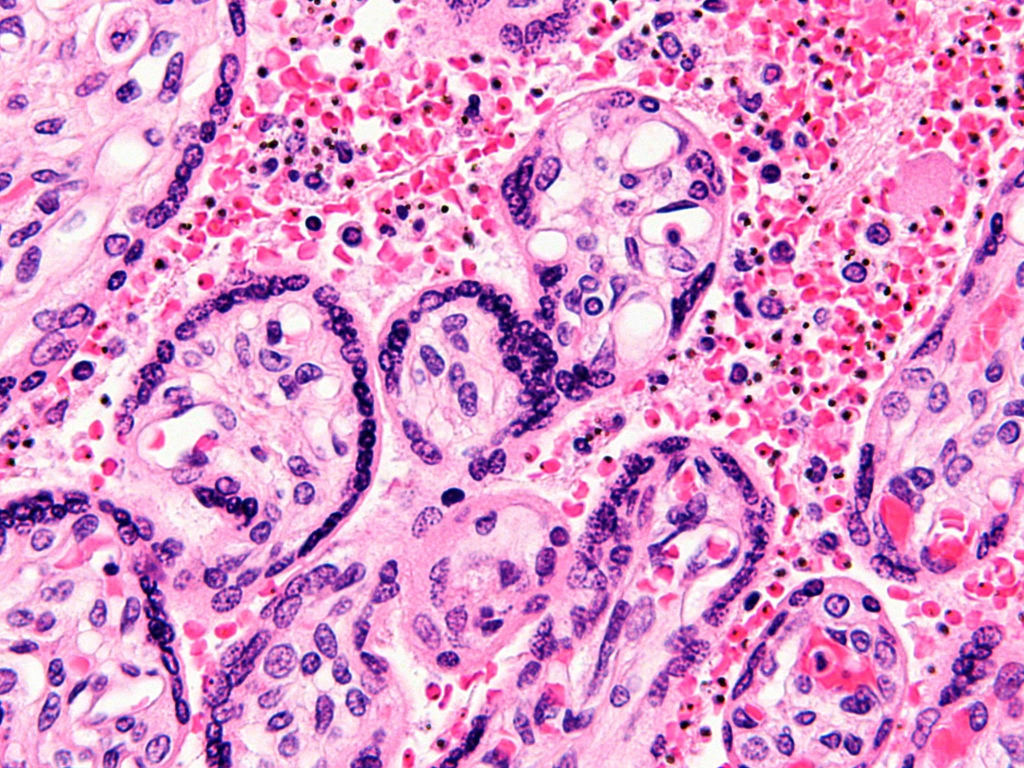
//> input picture States/States/Leukemia eh.jpg, 2048 x 1536 px (shown at 1/2 size)
$ ./Source   (built with g++ and OpenCV 4)
//> lines starting //> are read from the running program, lines starting //| are printed output that depends on the picture; after the words box and inside, x2 and y2 are one past the last pixel; in counts of white or black regions, pixels touching at a corner belong together
#include "opencv2/highgui/highgui.hpp"
#include "opencv2/imgproc/imgproc.hpp"
#include <iostream>
#include <stdio.h>
#include <stdlib.h>
using namespace cv;
using namespace std;

//Creation of Mats and default threshold value for the trackbar
Mat src, gray, small, srcclone;
int threshval = 25;

int current = 0;

// Create a function that allows us to mark-off the leukemia cells based on our trackbar (as it controls the thresholds)
static void on_trackbar(int, void*) {
	// Create a Mat object and have it grayed
	Mat bw = threshval < 128 ? (gray < threshval) : (gray > threshval);
	//imshow( "threshold", bw );
	// Make two vectors to store the contour points and image information
	vector<Vec4i> hierarchy;
	vector<vector<Point> > contours;
	// Find the contours in the image
	findContours(bw, contours, hierarchy, CV_RETR_LIST, CV_CHAIN_APPROX_SIMPLE);
	// Have srcclone set to be a clone of src
	srcclone = src.clone();

	// Create a Mini Rect called minRect to use for leukemia marking
	Rect minRect;


	// Loop for when i is less than the size of the contours Vector
	for (size_t i = 0; i < contours.size(); ++i)
	{
		// Calculate the area of each contour
		double area = contourArea(contours[i]);

		// Ignore contours that are too small or too large
		// if (area < 1e2 || 1e5 < area) continue;

		// Set minRect to boundingRect for each of the contours
		minRect = boundingRect(Mat(contours[i]));


		if (minRect.height < 20) continue;
		// Create a color that is Green
		Scalar color = Scalar(0, 255, 0);

		// If the rectangle ........
		if (minRect.height < 50 | minRect.height > minRect.width * 2) {
			color = Scalar(0, 0, 255);
			//cout << "This is B 244";
		}
		// Mark the leukemia blood cells with a bounding rectangle
		rectangle(srcclone, minRect, color, 2, 8);
		// Current increments everytime there is a bounding rectangle. Since new bounding rectangles are made with every
		// trackbar increase/decrease, current will be a large number.
		// This is done because there is not count() or size() function for Rects in the OpenCV library.
		current++;

		// Draw each contour only for visualization purposes
		//  drawContours(srcclone, contours, static_cast<int>(i), Scalar(0, 0, 255), 2, 8, hierarchy, 0);
		// Find the orientation of each shape
	}

	//cout << contours.size();
	//cout << " ";
	imwrite("result.jpg", srcclone);
	resize(srcclone, small, Size(src.cols / 2, src.rows / 2));
	imshow("Connected Components", small);
	// Since current incremented everytime we made a new rectangle, we have to take the difference of the last two numbers
	// for our cell count.

	cout << current;
	cout << "\n";
}


int main(int argc, const char** argv)
{
	src = imread("Leukemia eh.jpg");
//> src is the input picture: 1536 rows x 2048 cols, CV_8UC3; mean B, G, R 201.3, 147.4, 219.9
	if (src.empty())
	{
		cout << "Could not read input image file: " << endl;
		return -1;
	}


	cvtColor(src, gray, COLOR_BGR2GRAY);
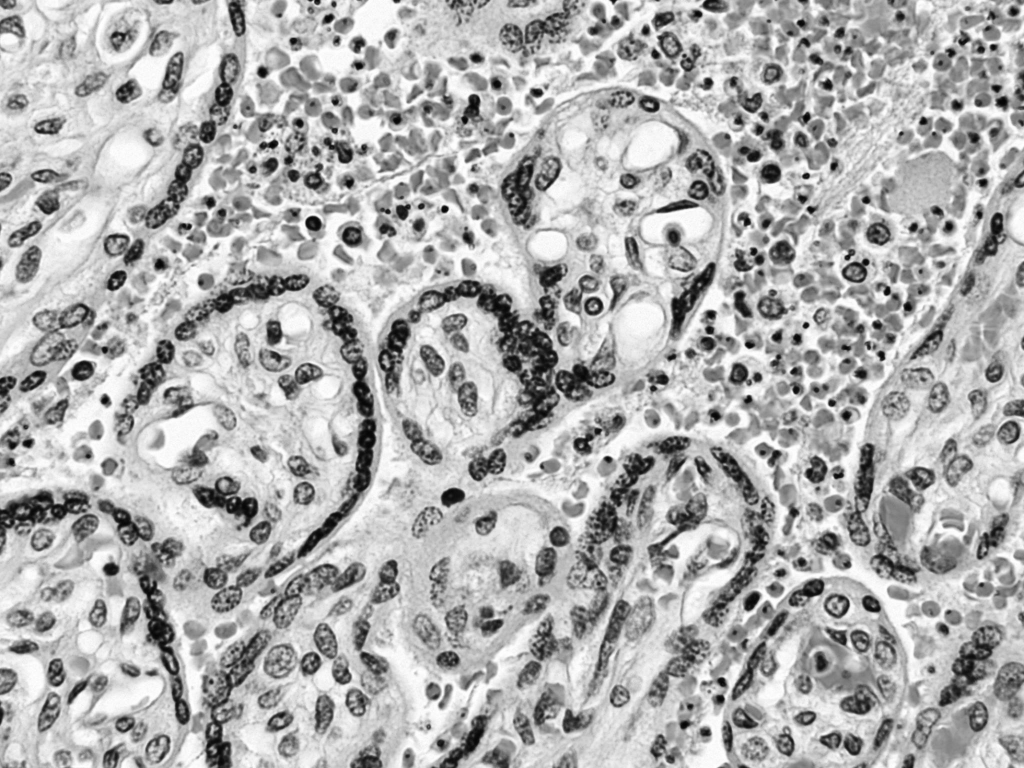
//> gray: 1536 rows x 2048 cols, CV_8UC1 (shown at 1/2 size); min 2, max 255, mean 175.2


	// you can try different values below
	GaussianBlur(gray, gray, Size(5, 5), 1, 1);
	Mat kernel = Mat::ones(3, 3, CV_8UC1);
	dilate(gray, gray, kernel);
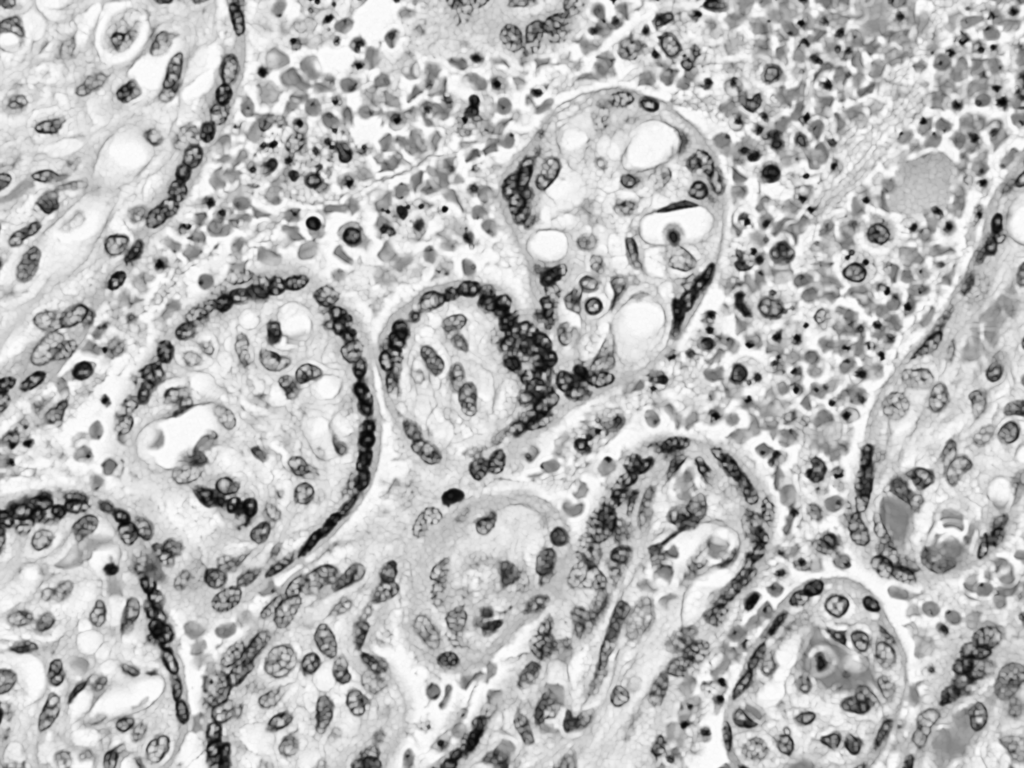
//> gray: 1536 rows x 2048 cols, CV_8UC1 (shown at 1/2 size); min 6, max 255, mean 184.8


	namedWindow("Connected Components", 1);
	createTrackbar("Threshold", "Connected Components", &threshval, 127, on_trackbar);
	on_trackbar(threshval, 0);
//> in on_trackbar, `Mat bw = threshval < 128 ? (gray < threshval) : (gray > threshval);`:
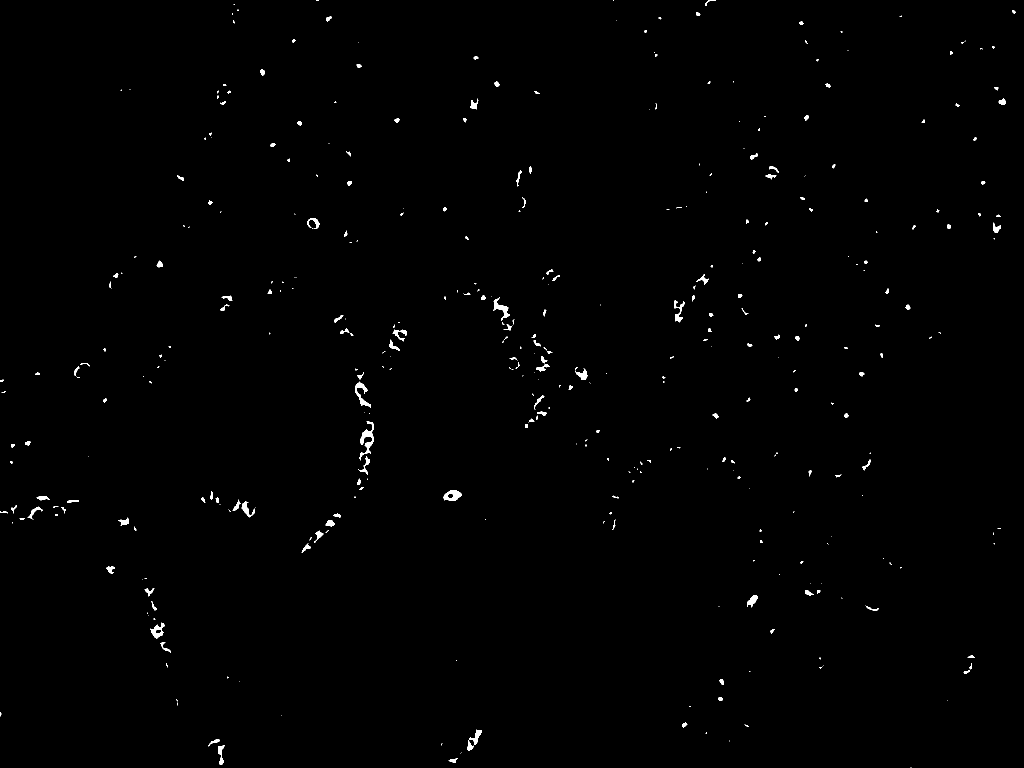
//> bw: 1536 rows x 2048 cols, CV_8UC1 (shown at 1/2 size); 0.51% white; 388 white regions (206 under 20 px)
//> in on_trackbar, `findContours(bw, contours, hierarchy, CV_RETR_LIST, CV_CHAIN_APPROX_SI..`: contours = 390 contours, 247 with area under 20; largest, box (x1, y1, x2, y2) and area: (719, 842, 748, 921) 622, (887, 980, 924, 1002) 523, (710, 763, 742, 816) 428, (301, 1245, 330, 1277) 414, (986, 595, 1020, 642) 388
//> the loop in on_trackbar, `for (size_t i = 0; i < contours.size(); ++i)` made 390 passes
//> (area, minRect) on passes 2, 4, 7, 9, 11, 18, 20, 23, 26, 30, 31, 32: (64.5, Rect(897, 1516, 19, 10)), (197, Rect(436, 1490, 14, 40)), (74.5, Rect(416, 1478, 23, 15)), (340.5, Rect(934, 1459, 30, 42)), (54.5, Rect(1364, 1445, 11, 10)), (45, Rect(1436, 1394, 10, 8)), (50.5, Rect(1439, 1359, 9, 11)), (32, Rect(1927, 1341, 13, 7)), (25.5, Rect(1938, 1326, 6, 13)), (35.5, Rect(1935, 1310, 14, 6)), (73.5, Rect(321, 1284, 21, 21)), (87.5, Rect(310, 1258, 13, 10))
//> after the loop in on_trackbar, `for (size_t i = 0; i < contours.size(); ++i)`:
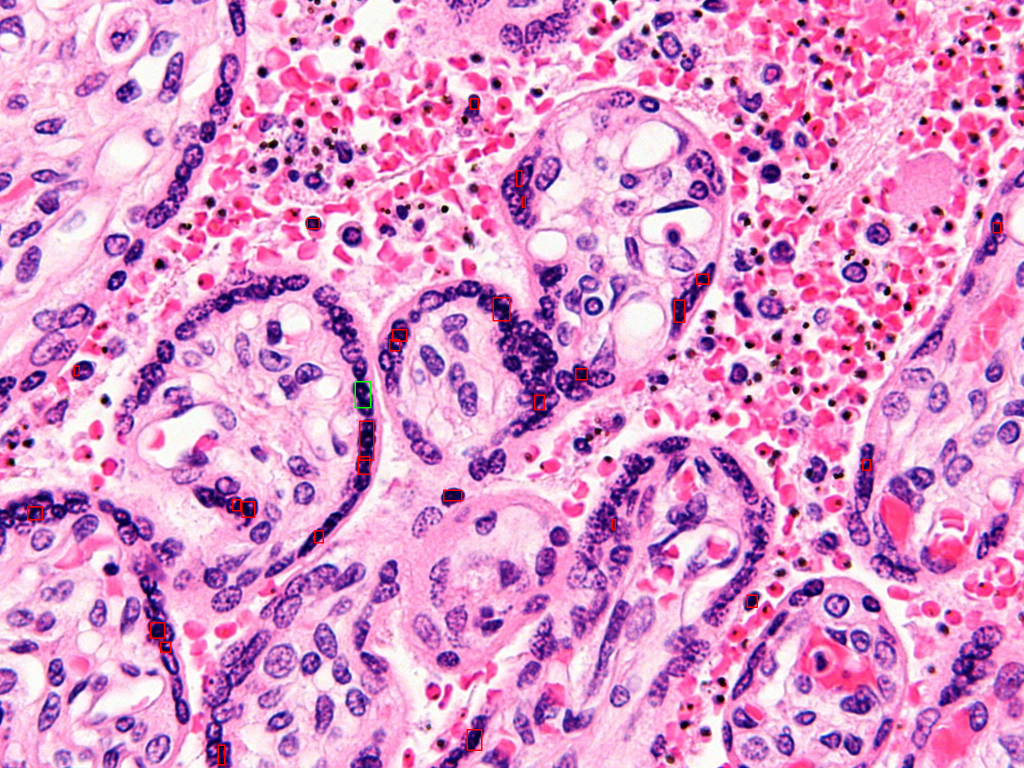
//> srcclone: 1536 rows x 2048 cols, CV_8UC3 (shown at 1/2 size); 0.26% of pixels changed, all inside (x1, y1, x2, y2) = (54, 196, 2003, 1531)
//> after the loop in on_trackbar, `for (size_t i = 0; i < contours.size(); ++i)`: current = 28
//> in on_trackbar, `resize(srcclone, small, Size(src.cols / 2, src.rows / 2));`:
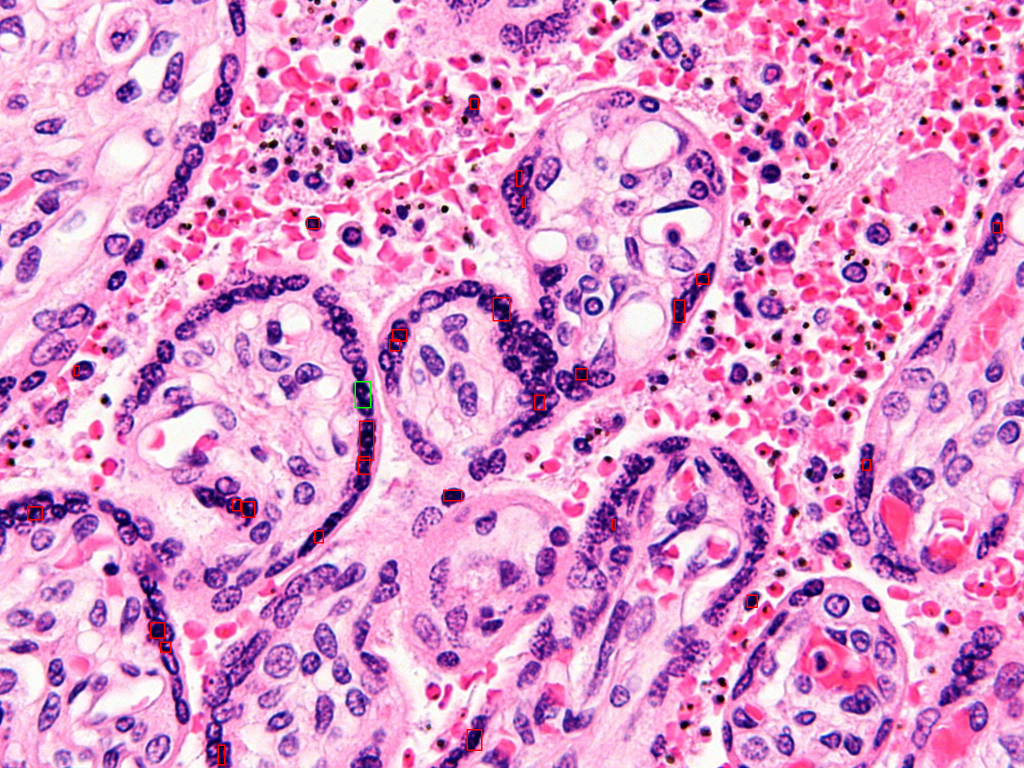
//> small: 768 rows x 1024 cols, CV_8UC3; mean B, G, R 201.1, 147.5, 220.4
//| 28


	waitKey(0);
	return 0;
}
